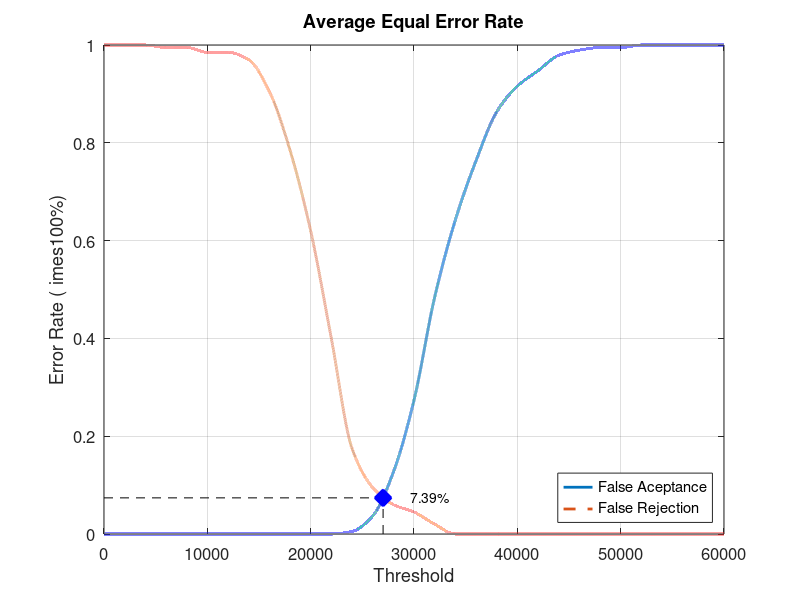
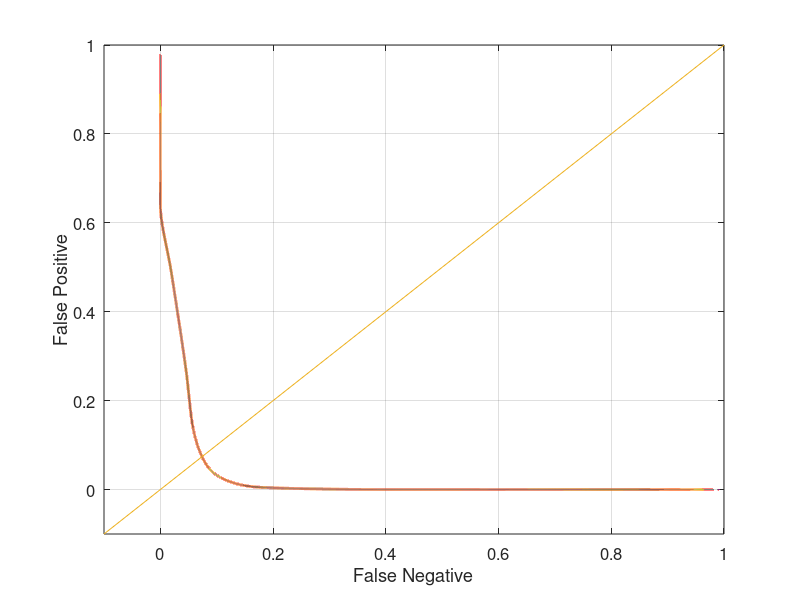

Write the MATLAB code that produced these figures, in order.
close all;
clear;
clc;
x = 0:2000:60000;
xq = 0:0.5:60000;

y0 = [0 0 0 0 0 0 0 0 0 0 0 0 0.00526316 0.0368421 0.126316 0.273684 0.484211 0.642105 0.763158 0.863158 0.915789 0.947368 0.978947 0.989474 0.994737 0.994737 1 1 1 1 1]
yy0 = interp1(x, y0, xq, 'pchip');
y1 = [1 1 1 0.995 0.995 0.985 0.985 0.97 0.905 0.785 0.62 0.4 0.175 0.095 0.06 0.045 0.02 0 0 0 0 0 0 0 0 0 0 0 0 0 0]
yy1 = interp1(x, y1, xq, 'pchip');

% Calculating EER: 
y2 = abs(y0 - y1);
find(y2 == min(y2))
yy2 = abs(yy0 - yy1);
xEER = find(yy2 == min(yy2));
xEERIndex = xq(xEER) % X-axis EER
yEER = yy0(xEER) % Y-axis EER

main = figure
plot(xq, yy0,'-','LineWidth', 2);	hold on
plot(xq, yy1,'--','LineWidth', 2);	hold on
plot([xEERIndex xEERIndex], [0 yEER], 'k--');	hold on
plot([0 xEERIndex], [yEER yEER], 'k--');	hold on
plot(xEERIndex, yEER, 'bx', 'LineWidth', 10);	hold on
text(xEERIndex + 10 * xEERIndex / 100, yEER, [num2str(round((10000 * yEER)) / 100) '%'])
legend('False Aceptance', 'False Rejection', 'Location', 'SouthEast')
xlabel('Threshold')
ylabel('Error Rate (	imes100%)')
title('Average Equal Error Rate')
set(gca, 'FontSize', 12)
axis([0 60000 0 1])
grid on

print(main, 'Database2_2Main', '-dpng');
FNRxFPR = figure('Color', [1 1 1]);
plot(yy1, yy0, '-', yy1, yy0, 'LineWidth', 2);
hold on
y = -0.1:0.1:1
plot(y, y); 
set(gca, 'FontSize', 12)
xlabel('False Negative')
ylabel('False Positive')
axis([-0.1 1 -0.1 1])
set(gca, 'FontSize', 12)
grid on

print(FNRxFPR, 'Database2_2FNRxFPR','-dpng');
